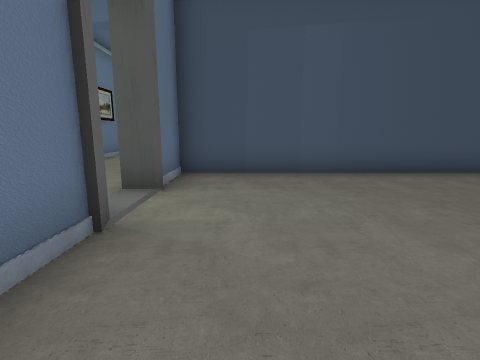
view 1 (above)

16 first-person views from a walk through a Unity game level. The camera is 1.3 m above the floor, tilts 10° down and sees 85° across. Doors are open. The floor is counted in squares, 1.33 m on a side. Each view is taken from the middle of a square. On the plan, view 1 faces up. The plan holds only what a view shows up to about 11 squares ahead; the rest is blank. The player is left out. Some surface patterns are stand-ins.

view 2
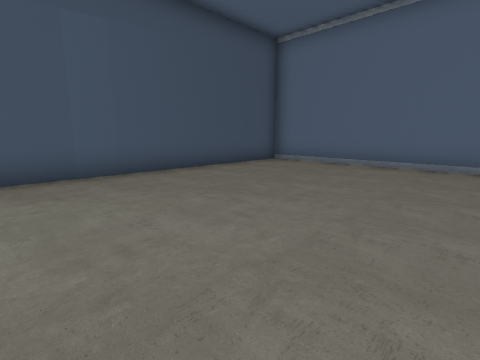

view 3
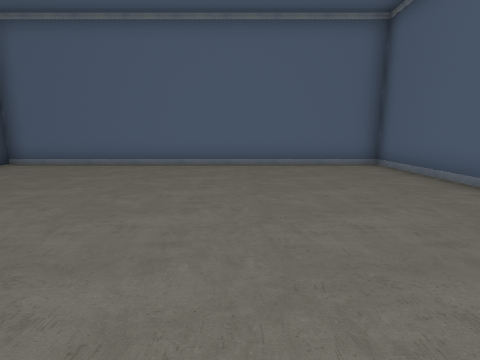

view 4
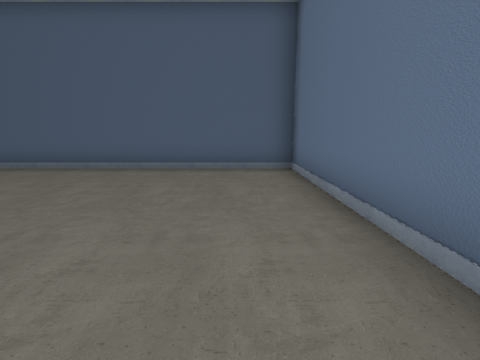

view 5
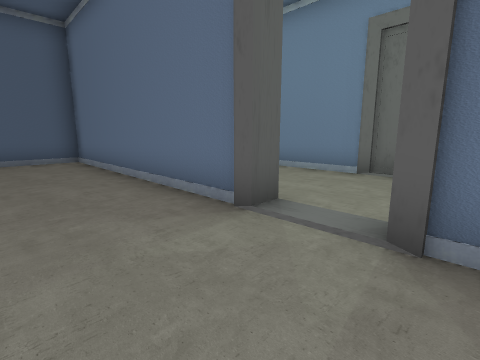

view 6
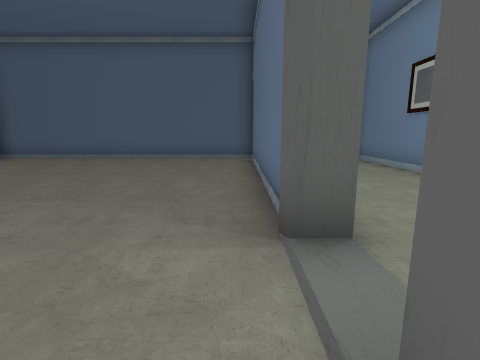

view 7
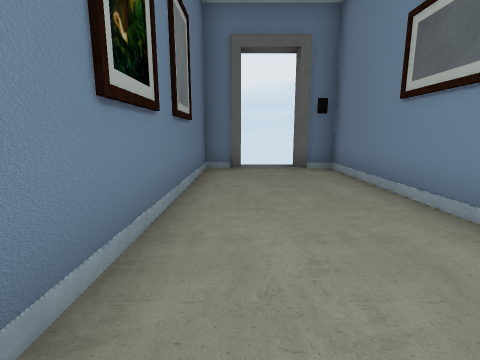

view 8
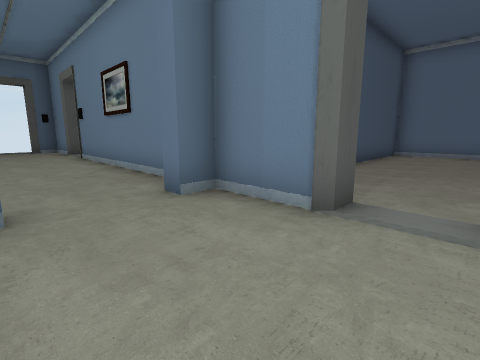

view 9
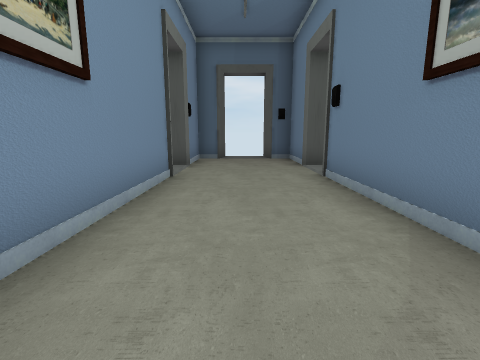

view 10
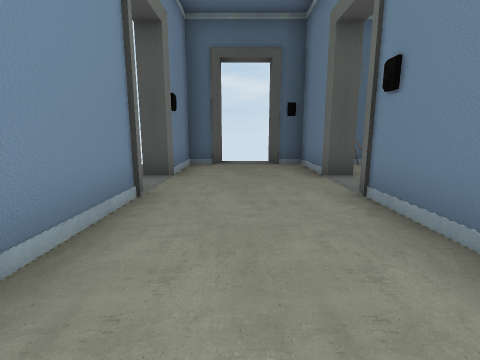

view 11
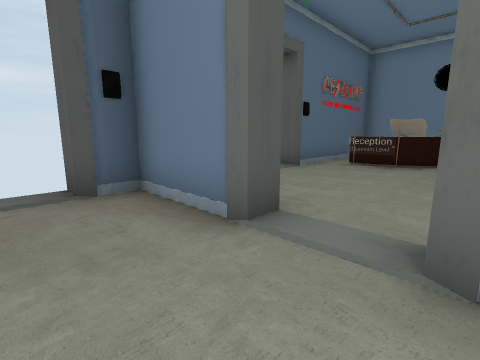

view 12
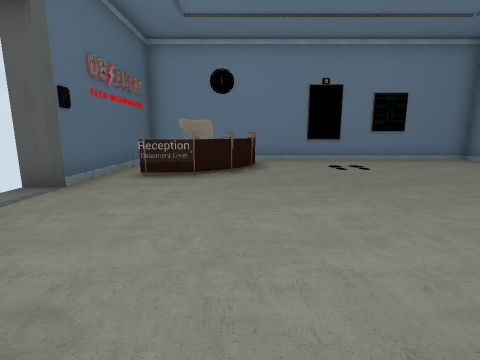

view 13
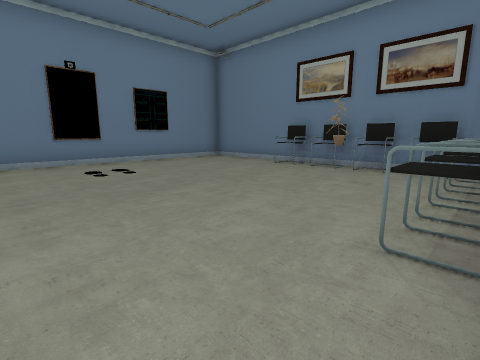

view 14
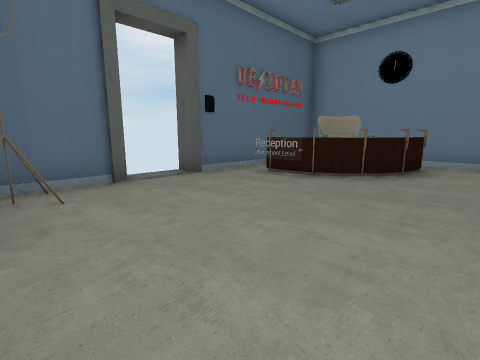

view 15
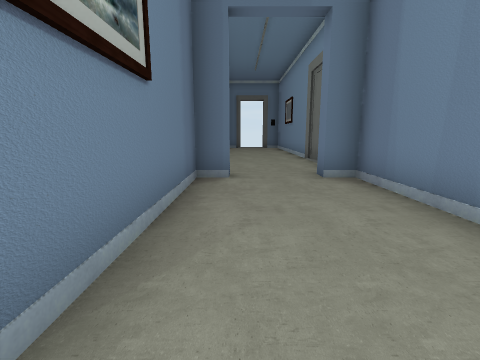

view 16
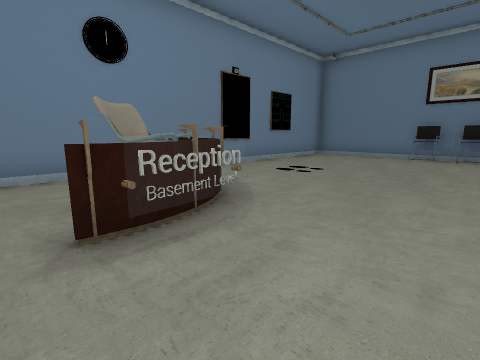

### Floor plan
Ten units are one square. View 1 is at (0, 0); x grows to the right and y downward. Boxes are objects, and circles mark ways between rooms. Rooms are numbered by the first view taken in them; rooms with no view inside come last. Other rooms are left out.
<svg viewBox="-65 -205 155 270">
<path fill="none" stroke="#000" d="M-15 -28 -15 55 85 55 85 -65 -15 -65 -15 -46M-20 -46 -20 -65 -27 -65 -27 -70 -20 -70 -20 -150M-56 -38 -56 55 -46 55M-56 -151 -56 -70 -49 -70 -49 -65M-14 -169 -21 -169M-20 -171 -20 -195 -28 -195M-46 -195 -56 -195 -56 -174M-28 55 -20 55 -20 -11M58 -158 54 -161M60 -157 56 -159M48 -167 46 -172 44 -178 45 -184M59 -162 65 -169 63 -174 57 -177M51 -171 59 -178M64 -174 58 -177M-4 -186 -8 -188M9 -195 -9 -195M-8 -70 85 -70 85 -195 30 -195"/>
<rect x="-15" y="-85" width="10" height="10" fill="#bbb"><title>other object</title></rect>
<rect x="-15" y="-105" width="10" height="20" fill="#bbb"><title>other object</title></rect>
<rect x="-15" y="-115" width="10" height="10" fill="#bbb"><title>other object</title></rect>
<rect x="-15" y="-125" width="10" height="10" fill="#bbb"><title>other object</title></rect>
<rect x="-5" y="-85" width="10" height="10" fill="#bbb"><title>other object</title></rect>
<rect x="5" y="-85" width="10" height="10" fill="#bbb"><title>other object</title></rect>
<rect x="5" y="-95" width="20" height="10" fill="#bbb"><title>other object</title></rect>
<rect x="15" y="-85" width="20" height="10" fill="#bbb"><title>other object</title></rect>
<rect x="35" y="-85" width="10" height="10" fill="#bbb"><title>other object</title></rect>
<rect x="35" y="-185" width="10" height="20" fill="#bbb"><title>other object</title></rect>
<circle cx="-20" cy="-35" r="3" fill="#2a7"/>
<circle cx="-20" cy="-160" r="3" fill="#2a7"/>
<text x="30" y="-10">1</text>
<text x="-40" y="-70">2</text>
<text x="30" y="-130">3</text>
</svg>
Room 1 opens to room 2. Room 2 opens to room 3.

Where each view was taken, in squares from view 1:
view 1: 0 up, 0 right, facing up
view 2: 0 up, 0 right, facing up-right
view 3: 1 down, 0 right, facing right
view 4: 2 up, 0 right, facing down
view 5: 5 up, 1 right, facing down-left
view 6: 5 up, 1 left, facing down
view 7: 2 up, 3 left, facing down
view 8: 3 up, 5 left, facing up-right
view 9: 9 up, 4 left, facing up
view 10: 11 up, 4 left, facing up
view 11: 15 up, 4 left, facing up-right
view 12: 16 up, 2 left, facing right
view 13: 15 up, 1 left, facing down-right
view 14: 14 up, 1 left, facing up-right
view 15: 13 up, 3 left, facing down
view 16: 19 up, 2 right, facing down-right
